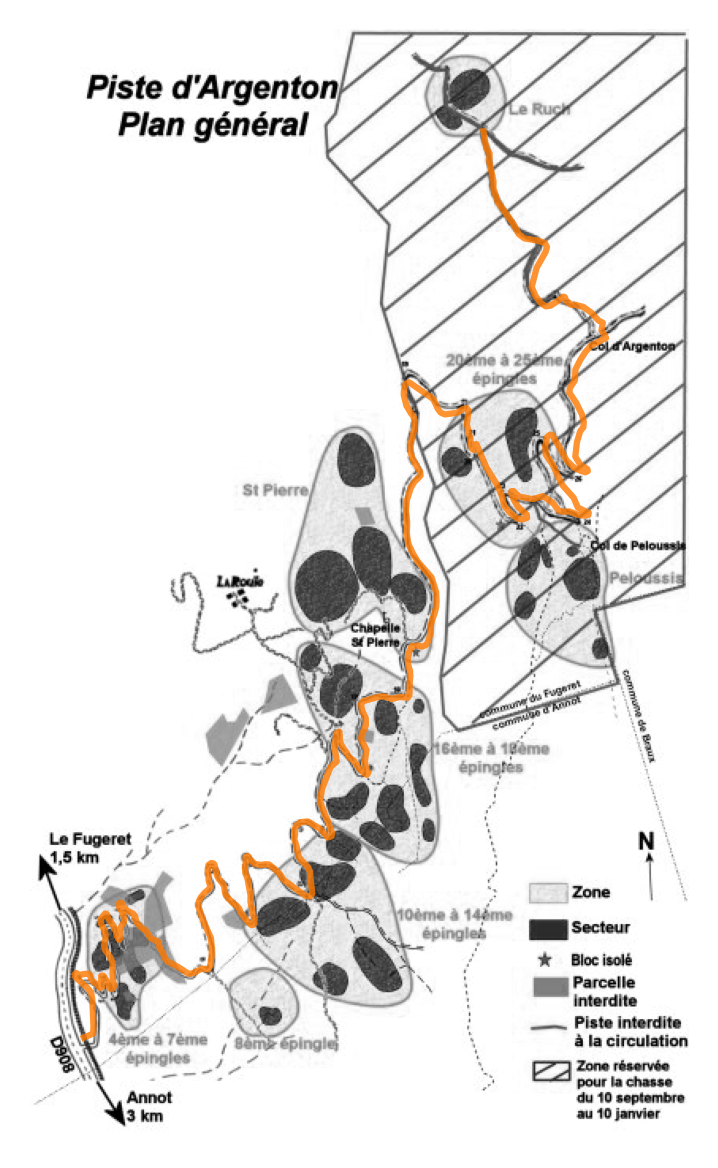

This figure's Python source:
import numpy as np
from matplotlib import image as mpimg
from matplotlib import pyplot as plt
from OSMPythonTools.api import Api

api = Api()

# load transform matrix
geo2ind = np.load("data/geo2ind.npy")

# load piste d'Argenton
way_ids = [111415872, 235094917, 526991326, 235094922, 235094924, 235094919]

track_lat = []
track_lon = []
for way_id in way_ids:
    way = api.query("way/" + str(way_id))
    for node in way.nodes():
        track_lat.append(node.lat())
        track_lon.append(node.lon())

# get track as image indices
track_col, track_row = geo2ind @ np.stack(
    (track_lat, track_lon, np.ones_like(track_lat))
)

# load image
general_map = mpimg.imread("img/plan_general.jpg")

# overlay OSM track over map image
plt.imshow(np.mean(general_map, axis=2), cmap="gray")
plt.plot(track_col, track_row, c="#ff7900cd")
plt.axis("off")
plt.savefig("visual_check.png", dpi=300, bbox_inches="tight")
